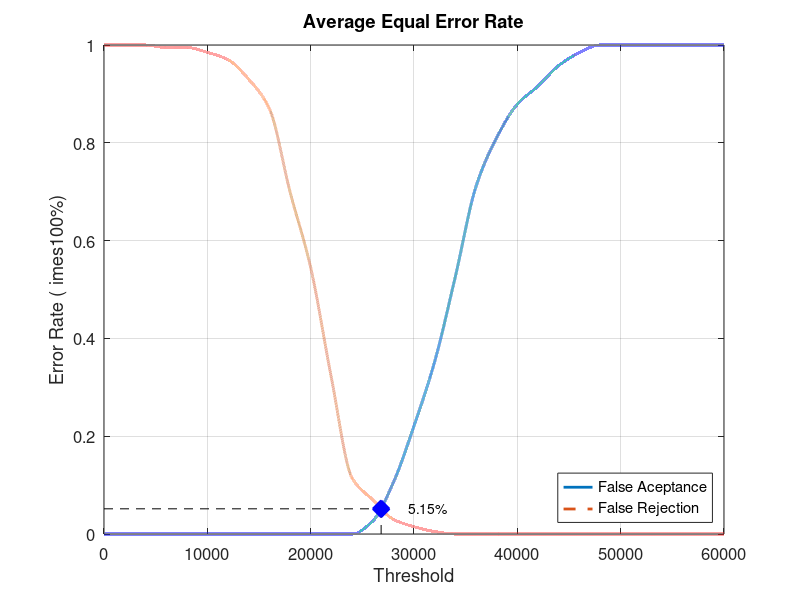
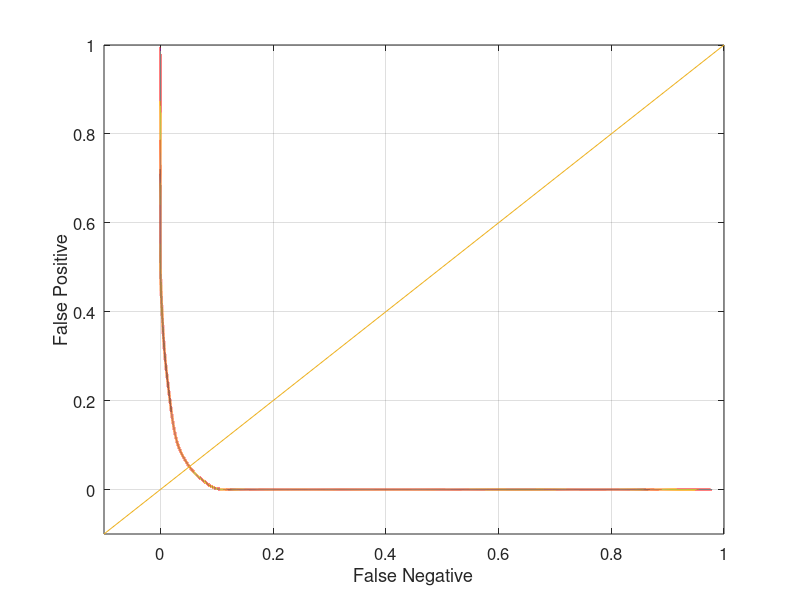

The MATLAB script that drew these images, in order:
close all;
clear;
clc;
x = 0:2000:60000;
xq = 0:0.5:60000;

y0 = [0 0 0 0 0 0 0 0 0 0 0 0 0 0.0263158 0.105263 0.221053 0.352632 0.526316 0.710526 0.810526 0.878947 0.915789 0.957895 0.984211 1 1 1 1 1 1 1]
yy0 = interp1(x, y0, xq, 'pchip');
y1 = [1 1 1 0.995 0.995 0.985 0.97 0.93 0.87 0.7 0.545 0.32 0.115 0.07 0.03 0.015 0.005 0 0 0 0 0 0 0 0 0 0 0 0 0 0]
yy1 = interp1(x, y1, xq, 'pchip');

% Calculating EER: 
y2 = abs(y0 - y1);
find(y2 == min(y2))
yy2 = abs(yy0 - yy1);
xEER = find(yy2 == min(yy2));
xEERIndex = xq(xEER) % X-axis EER
yEER = yy0(xEER) % Y-axis EER

main = figure
plot(xq, yy0,'-','LineWidth', 2);	hold on
plot(xq, yy1,'--','LineWidth', 2);	hold on
plot([xEERIndex xEERIndex], [0 yEER], 'k--');	hold on
plot([0 xEERIndex], [yEER yEER], 'k--');	hold on
plot(xEERIndex, yEER, 'bx', 'LineWidth', 10);	hold on
text(xEERIndex + 10 * xEERIndex / 100, yEER, [num2str(round((10000 * yEER)) / 100) '%'])
legend('False Aceptance', 'False Rejection', 'Location', 'SouthEast')
xlabel('Threshold')
ylabel('Error Rate (	imes100%)')
title('Average Equal Error Rate')
set(gca, 'FontSize', 12)
axis([0 60000 0 1])
grid on

print(main, 'Database2_4Main', '-dpng');
FNRxFPR = figure('Color', [1 1 1]);
plot(yy1, yy0, '-', yy1, yy0, 'LineWidth', 2);
hold on
y = -0.1:0.1:1
plot(y, y); 
set(gca, 'FontSize', 12)
xlabel('False Negative')
ylabel('False Positive')
axis([-0.1 1 -0.1 1])
set(gca, 'FontSize', 12)
grid on

print(FNRxFPR, 'Database2_4FNRxFPR','-dpng');
